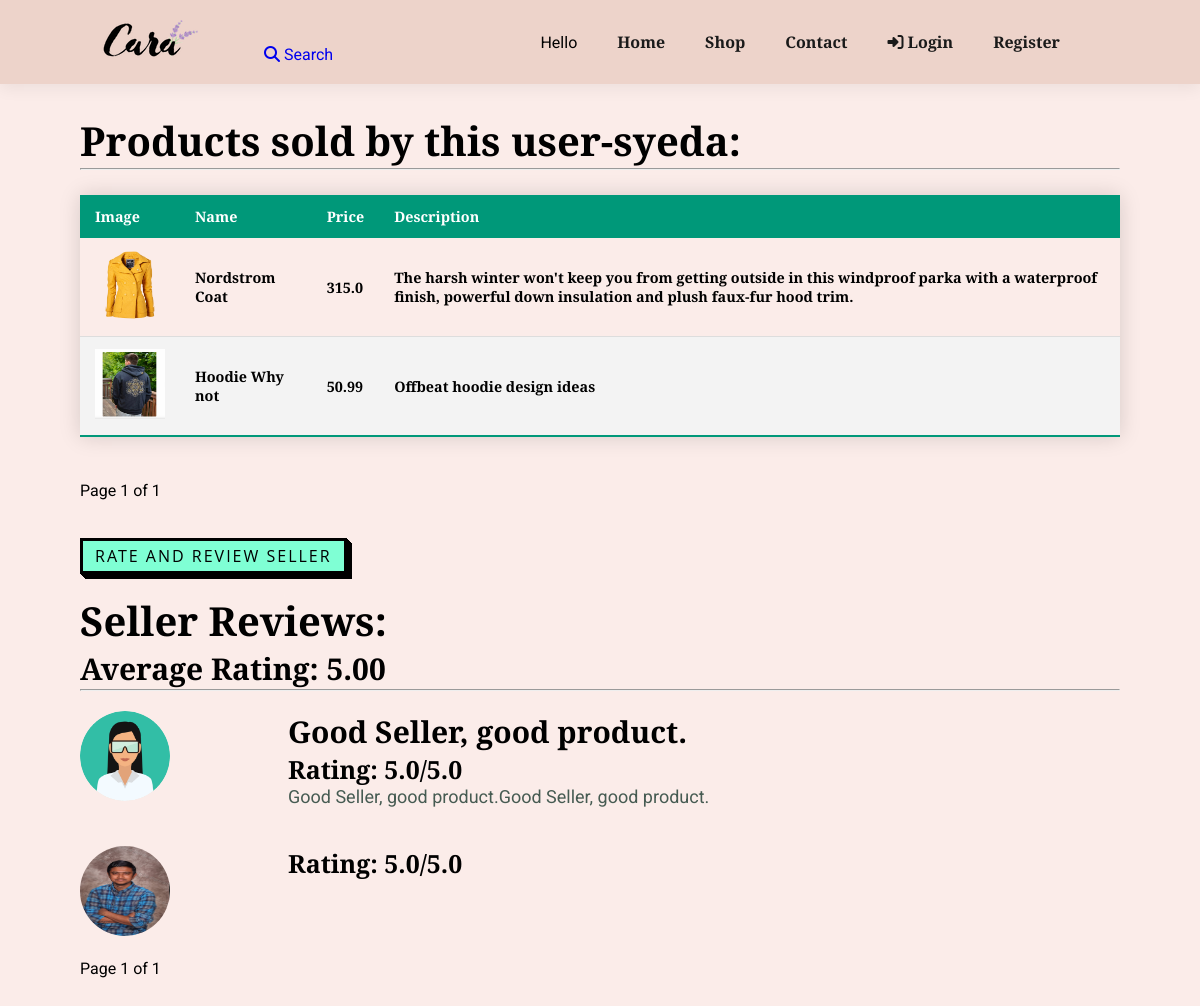
Before: /seller-profile/19/ with the older database file.
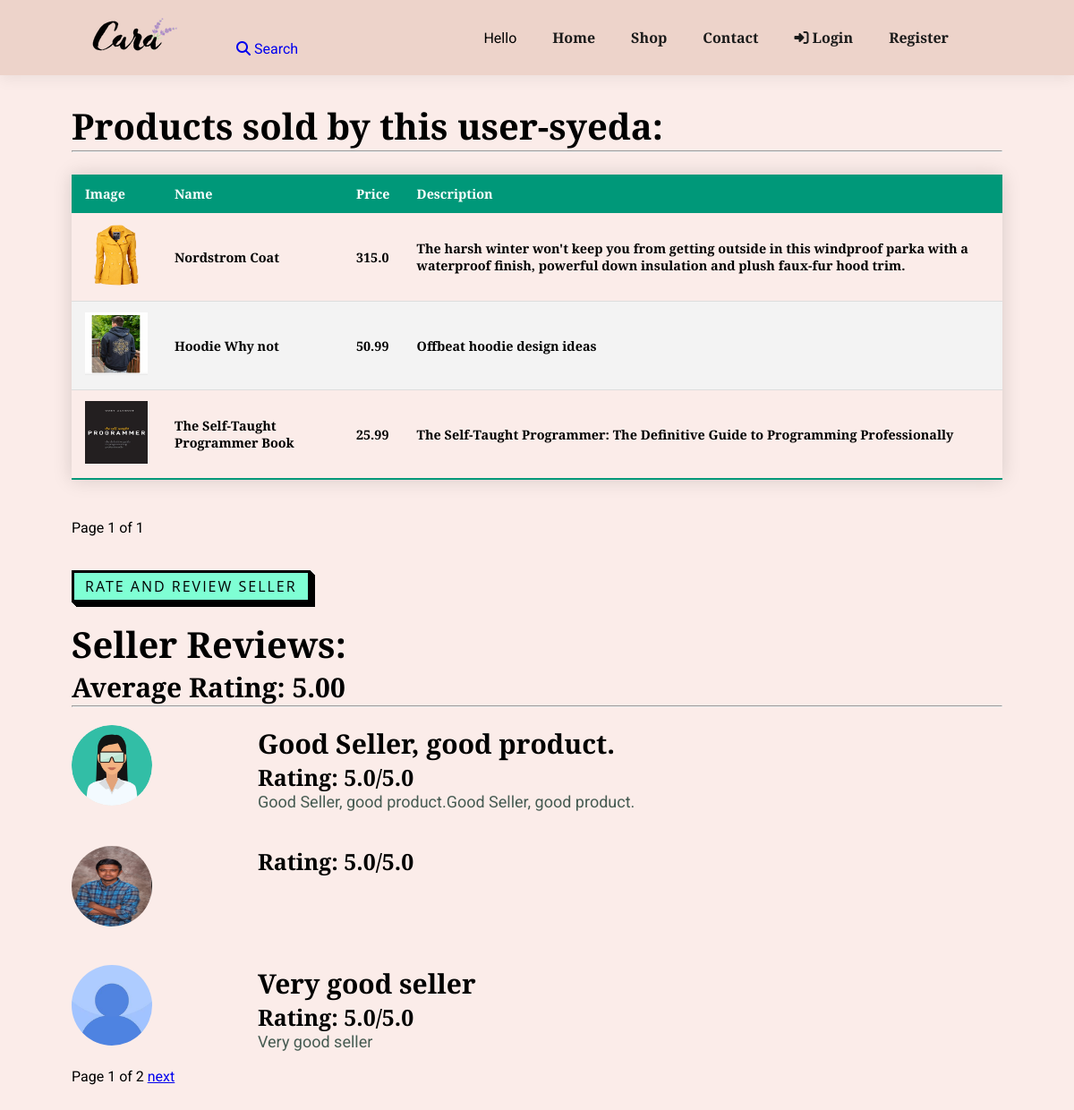
After: the same page with the newer database file.
### store/models.py (models this page shows, shortened)
class Product(models.Model):
    category = models.ForeignKey(Category,  on_delete=models.CASCADE)
    slug = models.CharField(max_length=150, null=False, blank=False)
    name = models.CharField(max_length=50, null=False, blank=False)
    author = models.ForeignKey(User, on_delete=models.CASCADE, null=False, blank=False)
    product_image = models.ImageField(upload_to=get_file_path_pro, null=True, blank=True)
    small_description = models.TextField(max_length=250, null=False, blank=False)
    quantity = models.IntegerField(null=False, blank=False)
    original_price = models.FloatField(null=False, blank=False)
    bid_starting_price = models.FloatField(null=False, blank=False)
    bid_current_price = models.FloatField(null=True, blank=True)
    description = models.TextField(max_length=500, null=False, blank=False)
    status = models.BooleanField(default= False, help_text="0=Show, 1=Hidden")
    bid_status = models.BooleanField(default= False, help_text="0=Show, 1=Hidden")
    trending = models.BooleanField(default= False, help_text="0=Default, 1=Hidden")
    tag = models.CharField(max_length=150, null=False, blank=False)
    meta_title = models.CharField(max_length=150, null=False, blank=False)
    meta_keywords= models.CharField(max_length=150, null=False, blank=False)
    meta_description= models.CharField(max_length=500, null=False, blank=False)
    created_at = models.DateTimeField(auto_now_add=True)

### users/models.py (models this page shows, shortened)
class ReviewRating(models.Model):
    review_receiver = models.ForeignKey(User, on_delete=models.CASCADE,  related_name='for_receiver')
    review_giver = models.ForeignKey(User, on_delete=models.CASCADE, related_name='for_giver')
    subject = models.CharField(max_length=100, blank=True)
    review = models.TextField(max_length=500, blank=True)
    rating = models.FloatField()
    status = models.BooleanField(default=True, help_text="True=Show, False=Don't Show")
    created_date = models.DateTimeField(auto_now_add=True)
    updated_data = models.DateTimeField(auto_now=True)

class Account(models.Model):
    user = models.OneToOneField(User, on_delete=models.CASCADE)
    approved = models.BooleanField(default=False, help_text="False=Not Approved, True=Approaved", blank=True)
    first_name = models.CharField(null=True,blank=True, max_length=150)
    last_name = models.CharField(null=True,blank=True, max_length=150)
    image = models.ImageField(default='profile_pics/default.jpg', upload_to= get_file_path)
    account_balance = models.IntegerField(null=True, blank=True, default=0)
    phone = models.CharField(null=True,blank=True, max_length=50)
    address = models.CharField(null=True,blank=True, max_length=150)
    city = models.CharField(null=True,blank=True, max_length=80)
    state = models.CharField(null=True,blank=True, max_length= 80)
    country = models.CharField(null=True,blank=True, max_length=80)
    zip_code = models.CharField(null=True,blank=True, max_length=50)
    created_at = models.DateField(auto_now_add=True)
    average_rating = models.FloatField(default=0, blank=True)
    warnings = models.IntegerField(default=0)

### store/views.py (the view)
# urls.py: path('seller-profile/<int:pk>/', views.public_seller_profile, name="public-seller-profile"),
def public_seller_profile(request, pk):
    Model_one = Product.objects.filter(author__pk=pk).order_by('id')
    paginator = Paginator(Model_one, 3)
    page = request.GET.get('page1')
    try:
        Model_one = paginator.page(page)
    except PageNotAnInteger:
        Model_one = paginator.page(1)
    except EmptyPage:
        Model_one = paginator.page(paginator.num_pages)
    all_review = ReviewRating.objects.all().order_by('id')
    Model_two = all_review.filter(review_receiver__pk = pk)
    paginator = Paginator(Model_two, 3)
    page = request.GET.get('page2')
    try:
        Model_two = paginator.page(page)
    except PageNotAnInteger:
        Model_two = paginator.page(1)
    except EmptyPage:
        Model_two = paginator.page(paginator.num_pages)
    seller = Account.objects.filter(user__id=pk).first()
    rate_count = 0
    rate_total = 0
    ave_rate = "Not Enough info"
    for review in Model_two:
        rate_count += 1
        rate_total += review.rating
    if(rate_count > 0 ):
        ave_rate = rate_total/rate_count
    else:
        ave_rate = "Not Enough review"
    context = {
        'model_one': Model_one,
        'model_two': Model_two,
        'seller' : seller,
        'average_rate' : ave_rate
        }
    return render(request, 'store/public_seller_profile.html', context)

### store/templates/store/public_seller_profile.html (shortened to what this page needs)
{% extends "store/base.html" %}
{% block content %}
<div class="section-p1">
    <h2>Products sold by this user-{{ seller.user.username }}:</h2>
    <hr>
    {% if model_one %}
        <div class="">
                <table class="styled-table">
                    <thead>
                        <tr>
                            <th>Image </th>
                            <th>Name</th>
                            <th>Price</th>
                            <th>Description</th>
                        </tr>
                    </thead>
                    <tbody>
                        {% for item in model_one %}
                            <tr>
                                <th>
                                    <img src = "{{ item.product_image.url }}" height="70px" width = "70px">
                                </th>
                                <th>{{ item.name  }}</th>
                                <th>{{ item.original_price }}</th>
                                <th>{{ item.small_description  }}</th>
                            </tr>
                        {% endfor %}
                    </tbody>
                </table>
                <br>
            <span class="">
                <span class="">
                    Page {{ model_one.number }} of {{ model_one.paginator.num_pages }}
                </span>
            </span>
        </div>
        {% endif %}
        <br>
        <br>
    <div>
        <a href="#demo-modal"><button class="button-54" >Rate and Review Seller</button></a>
    </div>
    <h2>Seller Reviews:</h2>
    <h3>Average Rating: {{ average_rate|floatformat:2 }}</h3>
    <hr>
    {% if model_two %}
    <div class="col-md-12 well">
        {% for review in model_two %}
            <div class="seller_rate_detail">
                <div class="seller_rate_detail_left">
                    <img src="{{ review.review_giver.account.image.url }}" height="90px" width="90px" style="border-radius:50%;"> </img>
                </div>
                <div class="seller_rate_detail_right">
                    <h3>{{ review.subject }}</h3>
                    <h4>Rating: {{ review.rating }}/5.0 </h4>
                    <p> {{ review.review }}</p>
                </div>
            </div>
            <br>
        {% endfor %}
        <span class="step-links pagination">
            <span class="current">
                Page {{ model_two.number }} of {{ model_two.paginator.num_pages }}
            </span>
            {% if model_two.has_next %}
                <a href="?page2={{ model_two.next_page_number }}"> next </a>
            {% endif %}
        </span>
    </div>
    {% endif %}
</div>
{% endblock content %}

Changed rows visible on the page:
added Product: product_image (picture), name "The Self-Taught Programmer Book", original_price "25.99", small_description "The Self-Taught Programmer: The Definitive Guide to Programming Professionally"
added ReviewRating: review_giver.account.image (placeholder picture), subject "Very good seller", rating "5.0", review "Very good seller"
Other visible differences:
{{ model_two.paginator.num_pages }}: "1" → "2"
text now shown: "next"
